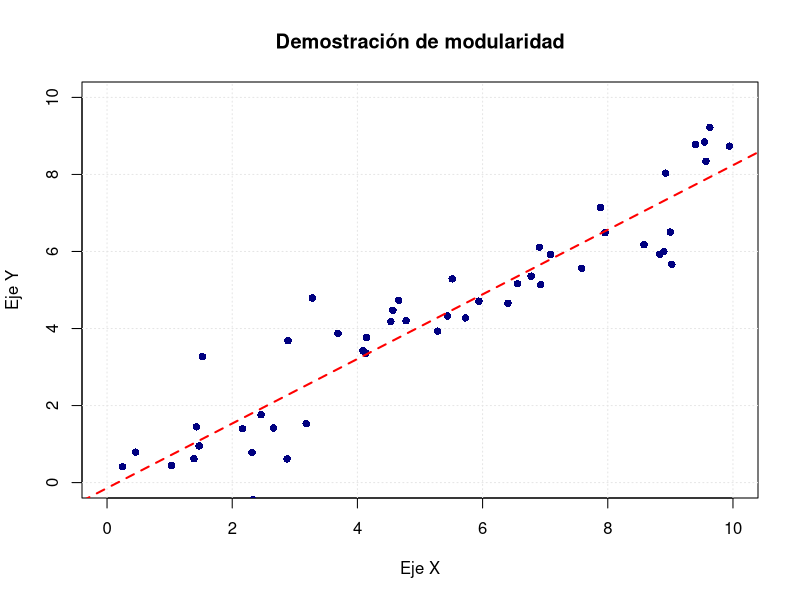
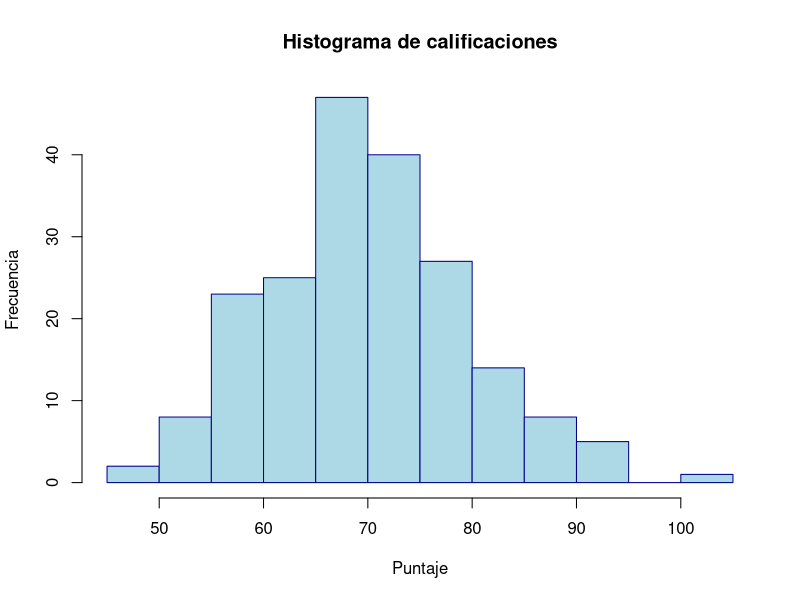
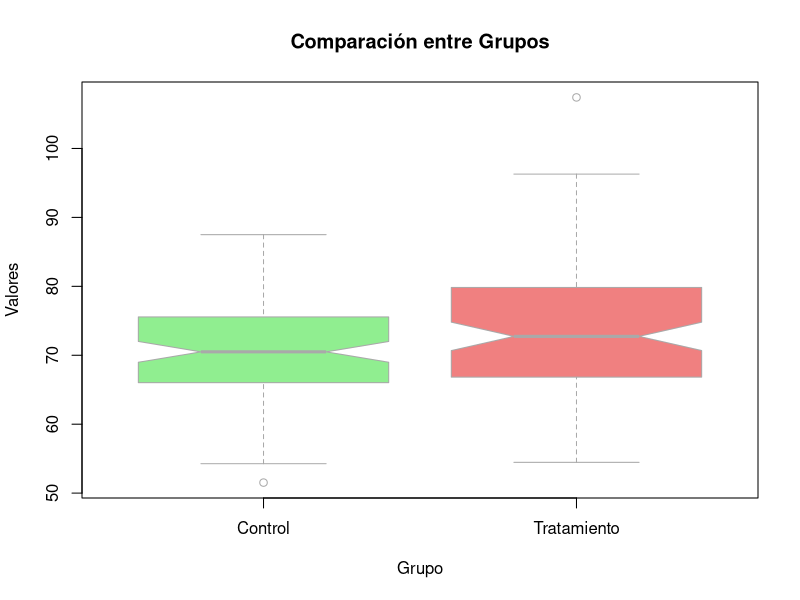
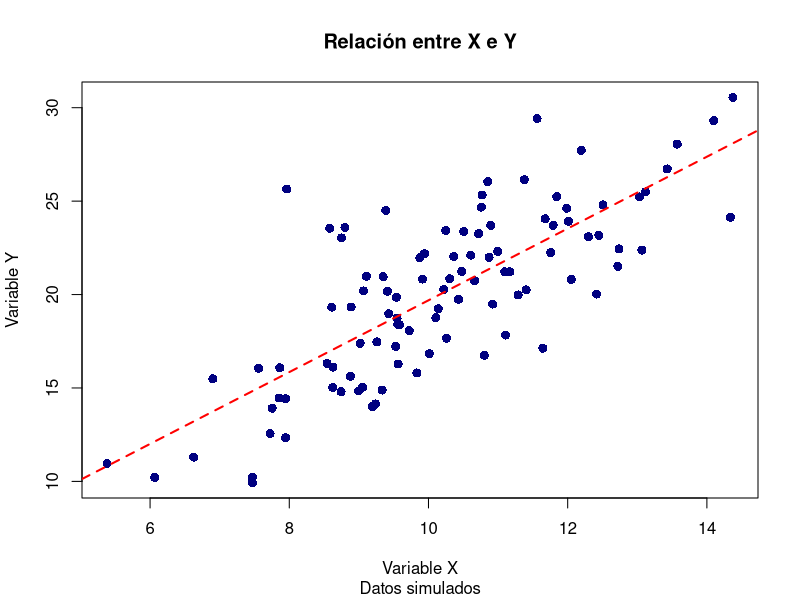
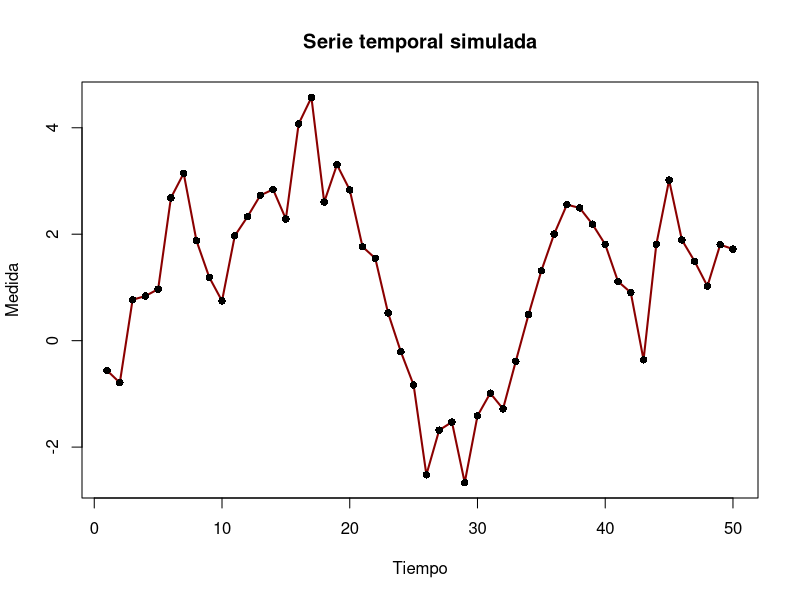
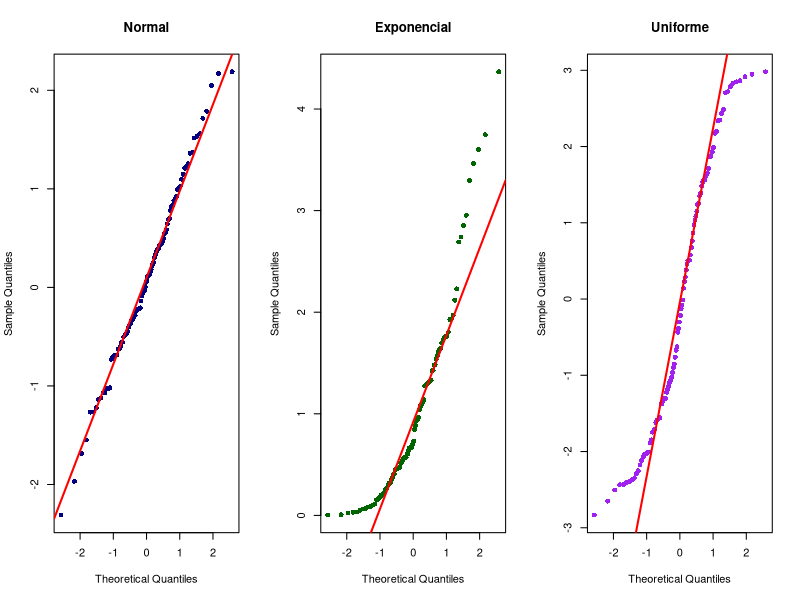
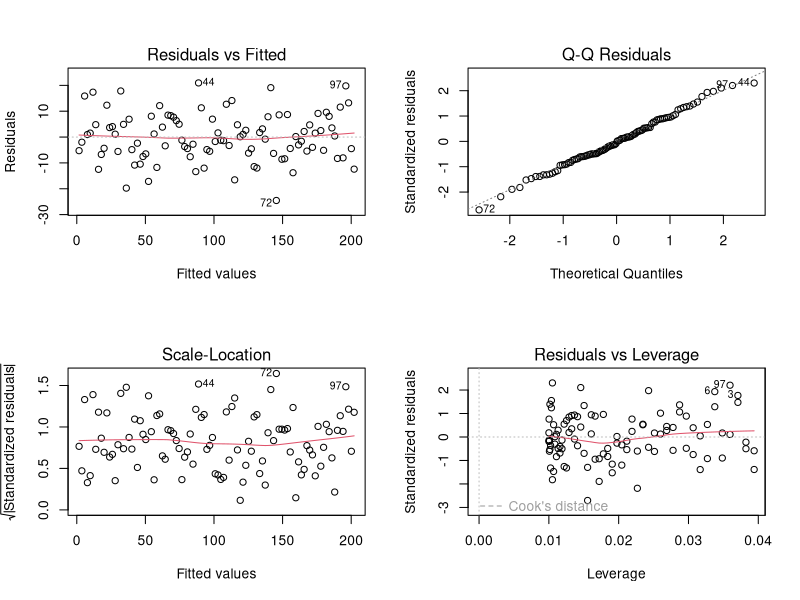
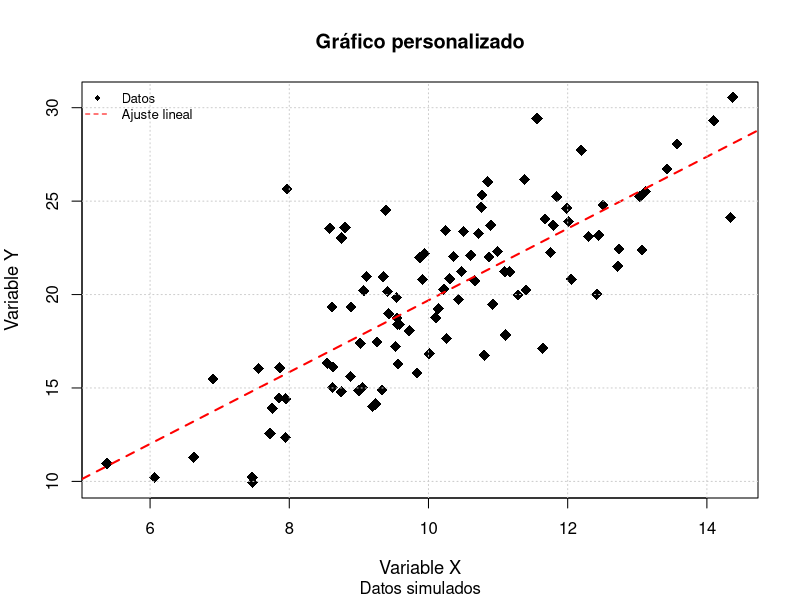

Write the R code that produced these figures, in order.
## ---- chunk 1
# Ejemplo ilustrativo de construcción modular
plot(NULL,                         # Lienzo vacío
     xlim = c(0, 10), ylim = c(0, 10),
     xlab = "Eje X", ylab = "Eje Y",
     main = "Demostración de modularidad")

grid(col = "gray90")               # Capa 1: cuadrícula

# Capa 2: puntos de datos simulados
set.seed(123)
x <- runif(50, 0, 10)
y <- 0.8 * x + rnorm(50, 0, 1)
points(x, y, pch = 16, col = "navy")

# Capa 3: línea de tendencia
abline(lm(y ~ x), col = "red", lwd = 2, lty = 2)
## ---- chunk 2
# Simulación de datos: calificaciones de 200 estudiantes
set.seed(123)
notas <- rnorm(200, mean = 70, sd = 10)

# Creación de un histograma personalizado
hist(notas,
     breaks = 15,         # Número de intervalos (bins)
     freq = TRUE,         # Mostrar frecuencias absolutas en el eje Y
     col = "lightblue",   # Color de las barras
     border = "darkblue", # Color del borde de las barras
     main = "Histograma de calificaciones", # Título principal
     xlab = "Puntaje",    # Etiqueta del eje X
     ylab = "Frecuencia") # Etiqueta del eje Y


## ---- chunk 3
# Simulación de datos para dos grupos
set.seed(123)
grupo <- factor(rep(c("Control", "Tratamiento"), each = 100))
valores <- c(rnorm(100, 70, 8), rnorm(100, 75, 10))

# Creación de un boxplot personalizado
boxplot(valores ~ grupo,
        main = "Comparación entre Grupos",
        xlab = "Grupo",
        ylab = "Valores",
        col = c("lightgreen", "lightcoral"), # Colores para cada grupo
        border = "darkgray",          # Color del borde
        notch = TRUE,                 # Muesca para comparar medianas
        outline = TRUE)               # Mostrar valores atípicos


## ---- chunk 4
# Simulación de datos correlacionados
set.seed(123)
x <- rnorm(100, mean = 10, sd = 2)
y <- 2 * x + rnorm(100, 0, 3)

# Gráfico de dispersión personalizado
plot(x, y,
     type = "p",                  # Tipo de gráfico: puntos
     main = "Relación entre X e Y",
     sub = "Datos simulados",
     xlab = "Variable X",
     ylab = "Variable Y",
     pch = 16,                    # Círculo sólido
     col = "navy",                # Color de los puntos
     cex = 1.2)                   # Tamaño de los puntos

# Añadir línea de regresión lineal
abline(lm(y ~ x), col = "red", lwd = 2, lty = 2)

## ---- chunk 5
# Simulación de una serie temporal
set.seed(123)
tiempo <- 1:50
medidas <- cumsum(rnorm(50))

# Gráfico de líneas
plot(tiempo, medidas,
     type = "l",                  # Tipo de gráfico: línea
     main = "Serie temporal simulada",
     xlab = "Tiempo",
     ylab = "Medida",
     col = "darkred",
     lwd = 2)                     # Grosor de la línea

# Añadir puntos sobre la línea para enfatizar cada observación
points(tiempo, medidas, pch = 16, col = "black")

## ---- chunk 6
# Simulación de tres conjuntos de datos con diferentes distribuciones
set.seed(123)
# Datos con distribución normal
datos_normales <- rnorm(100, mean = 0, sd = 1)   
# Datos con distribución exponencial (asimétrica)
datos_asimetricos <- rexp(100, rate = 1)        
# Datos con distribución uniforme
datos_uniformes <- runif(100, min = -3, max = 3)   

# Configuración para mostrar tres gráficos en una fila
par(mfrow = c(1, 3))

# Gráfico Q-Q para datos normales
qqnorm(datos_normales,
       main = "Normal",
       pch = 16,                # Círculo sólido
       col = "navy")            # Color de los puntos
qqline(datos_normales, col = "red", lwd = 2)  # Línea de referencia

# Gráfico Q-Q para datos asimétricos
qqnorm(datos_asimetricos,
       main = "Exponencial",
       pch = 16,
       col = "darkgreen")
qqline(datos_asimetricos, col = "red", lwd = 2)

# Gráfico Q-Q para datos uniformes
qqnorm(datos_uniformes,
       main = "Uniforme",
       pch = 16,
       col = "purple")
qqline(datos_uniformes, col = "red", lwd = 2)

# Restaurar la configuración original de la ventana gráfica
par(mfrow = c(1, 1))
## ---- chunk 7
# Simulación de datos para regresión lineal
set.seed(123)
x <- seq(1, 100)                    # Variable predictora
y <- 2 * x + rnorm(100, 0, 10)      # Variable respuesta
datos <- data.frame(x = x, y = y)   # Crear data frame

# Ajuste del modelo de regresión lineal
modelo <- lm(y ~ x, data = datos)          # Ajustar modelo

# Configuración de la ventana gráfica para mostrar cuatro gráficos
par(mfrow = c(2, 2))
plot(modelo)                               # Generar gráficos diagnósticos
par(mfrow = c(1, 1))                       # Restaurar configuración
## ---- chunk 8
# Simulación de datos para el ejemplo
set.seed(123)
x <- rnorm(100, mean = 10, sd = 2)
y <- 2 * x + rnorm(100, 0, 3)

# Gráfico de dispersión personalizado
plot(x, y,
     main = "Gráfico personalizado",  # Título principal
     sub = "Datos simulados",         # Subtítulo
     xlab = "Variable X",             # Etiqueta eje X
     ylab = "Variable Y",             # Etiqueta eje Y
     col = "black",                   # Color de los puntos
     pch = 18,                        # Símbolo: rombo sólido
     cex = 1.5,                       # Tamaño de los puntos
     cex.main = 1.2,                  # Tamaño del título
     cex.lab = 1.1)                   # Tamaño de las etiquetas

# Añadir línea de regresión lineal
abline(lm(y ~ x), col = "red", lwd = 2, lty = 2)  # Línea de tendencia

# Añadir leyenda explicativa
legend("topleft",
       legend = c("Datos", "Ajuste lineal"),
       pch = c(18, NA),               # Símbolo para los datos
       lty = c(NA, 2),                # Línea discontinua para el ajuste
       col = c("black", "red"),
       bty = "n",                     # Sin borde en la leyenda
       cex = 0.8)                     # Tamaño de la leyenda

# Añadir cuadrícula de fondo
## Cuadrícula con líneas punteadas grises
grid(col = "gray80", lty = "dotted")     


